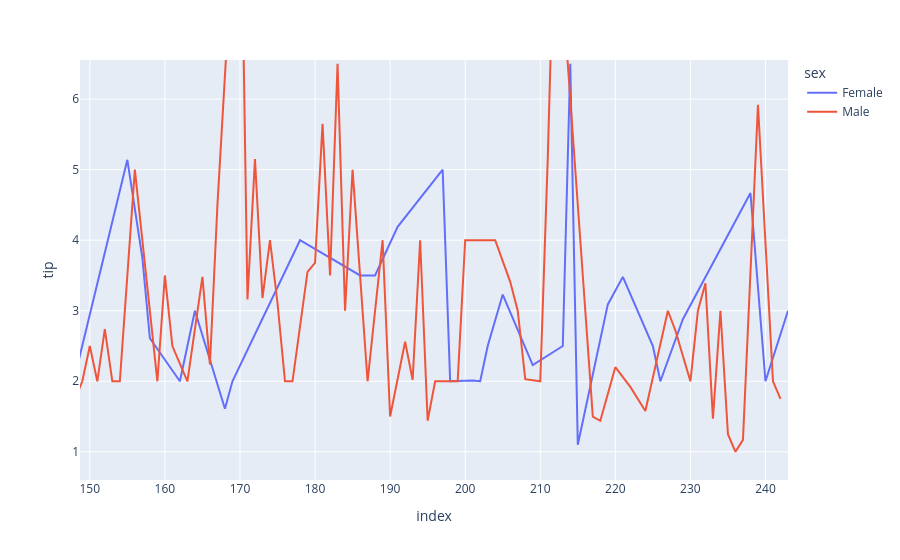

Notebook code for this chart:
### Code cell
import plotly.express as px
fig = px.line(data,y = 'tip', color = 'sex')
fig.show()

### Figure 1 — Plotly figure (JSON) as saved in the notebook; plotly's stock layout.template omitted (floating-point values rounded to 4 significant figures; data arrays with more than 128 entries replaced by an {"elided": "..."} marker saying what was removed)
{"data": [{"hovertemplate": "sex=Female<br>index=%{x}<br>tip=%{y}<extra></extra>", "legendgroup": "Female", "line": {"color": "#636efa", "dash": "solid"}, "marker": {"symbol": "circle"}, "mode": "lines", "name": "Female", "orientation": "v", "showlegend": true, "type": "scatter", "x": [0, 4, 11, 14, 16, 18, 21, 22, 29, 32, 33, 37, 51, 52, 57, 66, 67, 71, 72, 73, 74, 82, 85, 92, 93, 94, 100, 101, 102, 103, 104, 109, 111, 114, 115, 117, 118, 119, 121, 124, 125, 127, 128, 131, 132, 133, 134, 135, 136, 137, 139, 140, 143, 144, 145, 146, 147, 155, 157, 158, 162, 164, 168, 169, 178, 186, 188, 191, 197, 198, 201, 202, 203, 205, 209, 213, 214, 215, 219, 221, 223, 225, 226, 229, 238, 240, 243], "xaxis": "x", "y": [1.01, 3.61, 5, 3.02, 1.67, 3.5, 2.75, 2.23, 3, 3, 2.45, 3.07, 2.6, 5.2, 1.5, 2.47, 1, 3, 3.14, 5, 2.2, 1.83, 5.17, 1, 4.3, 3.25, 2.5, 3, 2.5, 3.48, 4.08, 4, 1, 4, 3.5, 1.5, 1.8, 2.92, 1.68, 2.52, 4.2, 2, 2, 2.83, 1.5, 2, 3.25, 1.25, 2, 2, 2.75, 3.5, 5, 2.3, 1.5, 1.36, 1.63, 5.14, 3.75, 2.61, 2, 3, 1.61, 2, 4, 3.5, 3.5, 4.19, 5, 2, 2.01, 2, 2.5, 3.23, 2.23, 2.5, 6.5, 1.1, 3.09, 3.48, 3, 2.5, 2, 2.88, 4.67, 2, 3], "yaxis": "y"}, {"hovertemplate": "sex=Male<br>index=%{x}<br>tip=%{y}<extra></extra>", "legendgroup": "Male", "line": {"color": "#EF553B", "dash": "solid"}, "marker": {"symbol": "circle"}, "mode": "lines", "name": "Male", "orientation": "v", "showlegend": true, "type": "scatter", "x": {"elided": "157 int values"}, "xaxis": "x", "y": {"elided": "157 float values"}, "yaxis": "y"}], "layout": {"autosize": true, "legend": {"title": {"text": "sex"}, "tracegroupgap": 0}, "margin": {"t": 60}, "xaxis": {"anchor": "y", "autorange": false, "domain": [0, 1], "range": [148.7, 243], "title": {"text": "index"}, "type": "linear"}, "yaxis": {"anchor": "x", "autorange": false, "domain": [0, 1], "range": [0.6005, 6.555], "title": {"text": "tip"}, "type": "linear"}}}
